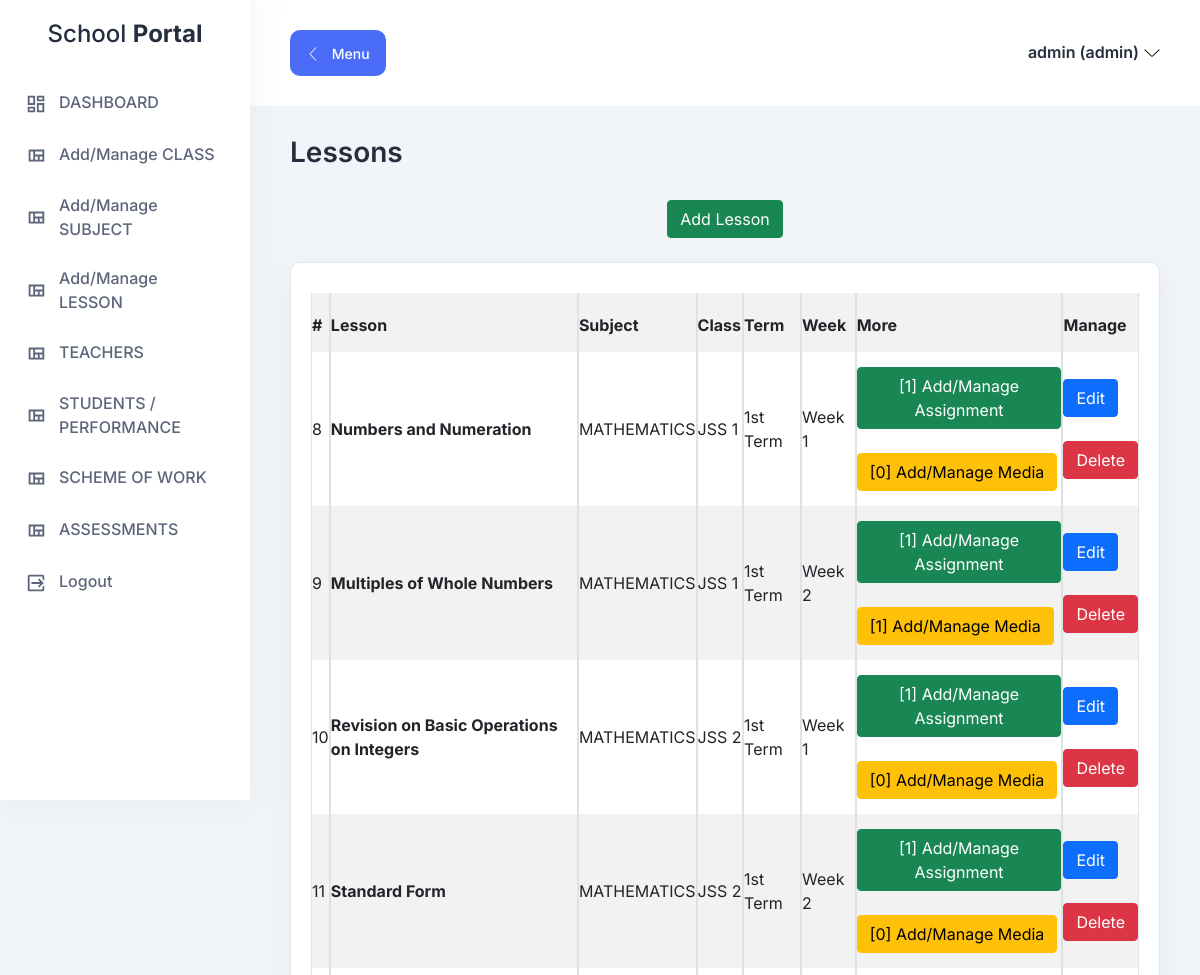
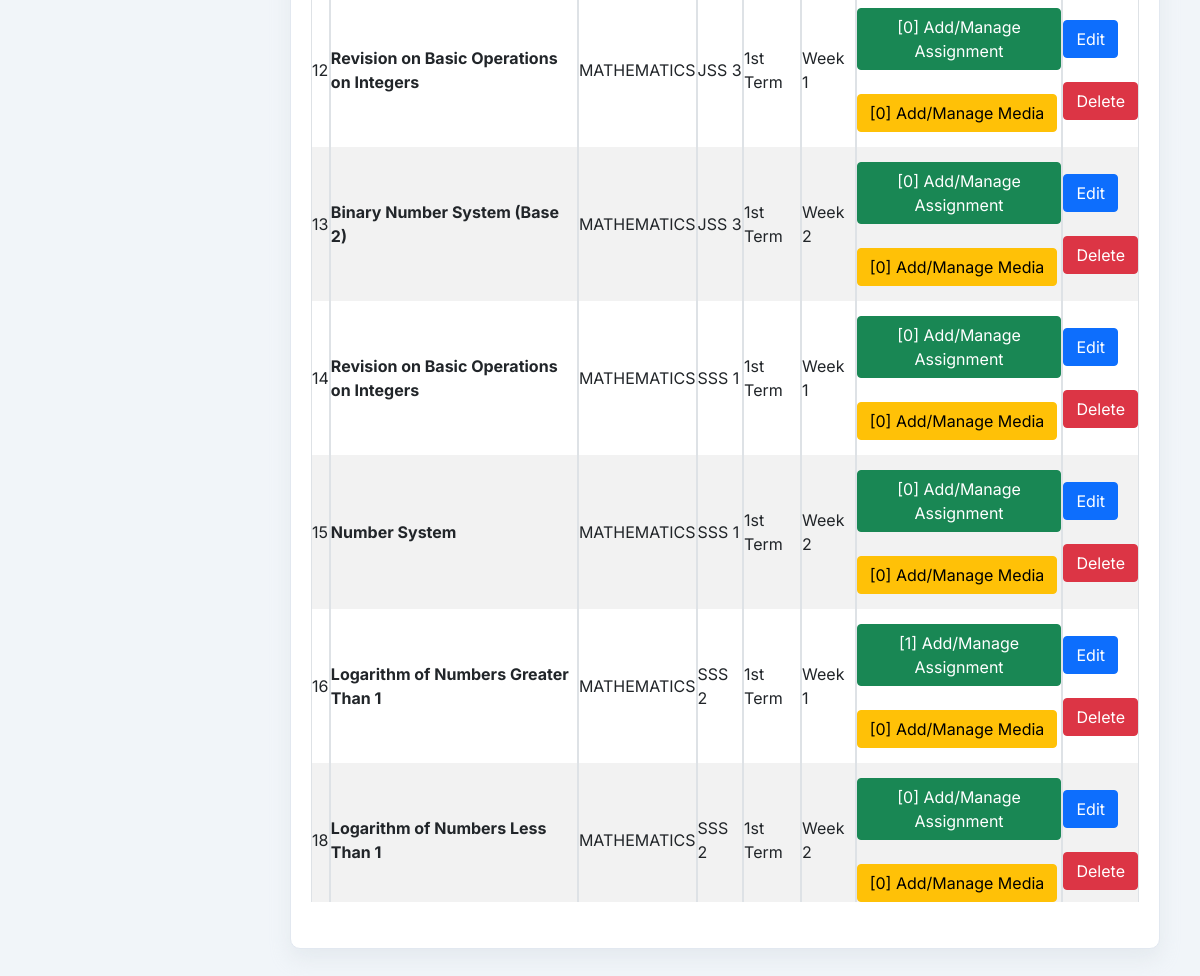
Page /lesson (signed in) on the committed database (2 pictures, top to bottom).
### tables this page shows
CREATE TABLE "lesson_td" (
	"lesson_id"	INTEGER,
	"lesson_title"	TEXT,
	"lesson_detail"	text,
	"subject"	TEXT,
	"class_id"	TEXT,
	"term"	TEXT,
	"week"	TEXT,
	"link_to_cbt"	TEXT,
	PRIMARY KEY("lesson_id")
);

CREATE TABLE "subjects_tb" (
	"subject_id"	INTEGER,
	"subject_name"	TEXT,
	"class_id"	TEXT,
	"term"	TEXT,
	PRIMARY KEY("subject_id")
);

CREATE TABLE "class_tb" (
	"id"	INTEGER,
	"class_name"	TEXT,
	PRIMARY KEY("id")
);

CREATE TABLE "terms_tb" (
	"id"	INTEGER,
	"term"	TEXT,
	PRIMARY KEY("id")
);

CREATE TABLE "week_tb" (
	"id"	INTEGER,
	"week_num"	TEXT,
	PRIMARY KEY("id")
);

### lesson_blueprint.py (the view)
@lesson_blueprint.route('/lesson', methods =['GET'])
def lesson():
    if 'loggedin' in session and session['level']=="admin":
        cursor.execute('SELECT * FROM lesson_td')
        data_lesson = cursor.fetchall()
    elif 'loggedin' in session and session['level']=="teacher":
        teacher_subject = session['subject']
        teacher_class = session['class']
        cursor.execute(f'SELECT * FROM lesson_td WHERE subject={teacher_subject} AND class_id={teacher_class} ')
        data_lesson = cursor.fetchall()
    elif 'loggedin' in session and session['level']=="student":
        student_class = session['class']
        cursor.execute(f'SELECT * FROM lesson_td WHERE class_id={student_class} ')
        data_lesson = cursor.fetchall()
    else:
        return redirect(url_for('login'))
    cursor.execute('SELECT * FROM subjects_tb')
    data_subject = cursor.fetchall()
    cursor.execute('SELECT * FROM class_tb')
    data_class = cursor.fetchall()
    cursor.execute('SELECT * FROM terms_tb')
    data_term = cursor.fetchall()
    cursor.execute('SELECT * FROM week_tb')
    data_week = cursor.fetchall()
    cursor.execute('SELECT lesson_id FROM lesson_assignment')
    data_assignment = cursor.fetchall()
    cursor.execute('SELECT lesson_id FROM  lesson_upload_td')
    data_media = cursor.fetchall()
    return render_template('lesson_list.html', data_week=data_week , data_lesson=data_lesson, data_subject=data_subject, data_class=data_class, data_term=data_term, data_assignment=data_assignment, data_media=data_media)

### templates/lesson_list.html (shortened to what this page needs)
{% extends "layout.html" %}
{% block content %}
      <section class="section">
        <div class="container-fluid">
          <div class="title-wrapper pt-30">
            <div class="row align-items-center">
              <div class="col-md-6">
                <div class="title mb-30">
                  <h2>Lessons</h2>
                </div>
              </div>
            </div>
          </div>
          <p align='center'><a href="{{ url_for('lesson_blueprint.lesson_input') }} " class='btn btn-success'>Add Lesson</a></p>
          <br/>
          <div class="col-xl-12 col-lg-12 col-sm-12">
              <div class="icon-card mb-100">
                <div class="table-wrapper table-responsive" style="width: 100%">
                  <table class="table table-hover table-striped table-bordered" >
                        <tr>
                            <th>#</th>
                            <th>Lesson</th>
                            <th>Subject</th>
                            <th>Class</th>
                            <th>Term</th>
                            <th>Week</th>
                            <th>More</th>
                            <th>Manage</th>
                        </tr>
                        {%for data_lesson in data_lesson%}
                            <tr>
                            <td>{{ data_lesson[0] }}</td>
                            <td><b>{{ data_lesson[1] }}</b></td>
                            {%for subject in data_subject%}
                                  {% set subject_id = subject[0] | int %}
                                  {% set lesson_subject_id = data_lesson[3] | int %}
                                  {% if subject_id == lesson_subject_id %}
                                    <td>{{ subject[1] }}</td>
                                  {% endif %}
                            {%endfor%}
                            {%for class_val in data_class%}
                                {% set class_id = class_val[0] | int %}
                                {% set lesson_class_id = data_lesson[4] | int %}
                                {% if class_id == lesson_class_id %}
                                  <td>{{ class_val[1] }}</td>
                                {% endif %}
                            {%endfor%}
                            {%for term in data_term%}
                                  {% set term_id = term[0] | int %}
                                  {% set subject_term_id = data_lesson[5] | int %}
                                  {% if term_id == subject_term_id %}
                                    <td>{{ term[1] }}</td>
                                  {% endif %}
                            {%endfor%}
                            {%for week in data_week%}
                                  {% set week_id = week[0] | int %}
                                  {% set subject_week_id = data_lesson[6] | int %}
                                  {% if week_id == subject_week_id %}
                                    <td>Week {{ week[1] }}</td>
                                  {% endif %}
                            {%endfor%}
                            <td>
                              {% set count = namespace(value=0) %}
                              {% for data_assignment in data_assignment %}
                                  {% if data_assignment[0] | int == data_lesson[0]  | int %}
                                      {% set count.value = count.value + 1 %}
                                  {% endif %}
                              {% endfor %}
                              {% set count2 = namespace(value=0) %}
                              {% for data_media in data_media %}
                                  {% if data_media[0] | int == data_lesson[0]  | int %}
                                      {% set count2.value = count2.value + 1 %}
                                  {% endif %}
                              {% endfor %}
                                  <a href="{{ url_for('lesson_assignment_blueprint.assignment', value=data_lesson[0]) }}" class='btn btn-success'>[{{ count.value }}] Add/Manage Assignment</a>
                                  <br/><br/>
                                  <a href="{{ url_for('lesson_more_blueprint.lesson_more', value=data_lesson[0]) }}" class='btn btn-warning'>[{{ count2.value }}] Add/Manage Media</a>
                            </td>
                            <td>
                              <a href="lesson_input?task=edit&value={{data_lesson[0]}}" class='btn btn-primary'>Edit</a>
                              <br/><br/>
                              <a href="delete_lesson?value={{data_lesson[0]}}" class='btn btn-danger' onclick="return confirm('Are you sure you want to delete?')">Delete</a></td>
                          </tr>
                        {%endfor%}
                    </table>
                  </div>
              </div>
            </div>
        </div>
      </section>
{% endblock %}

### static/assets/css/fullcalendar.css (style rules this page uses)
:root { --fc-daygrid-event-dot-width: 8px; }
:root { --fc-list-event-dot-width: 10px; --fc-list-event-hover-bg-color: #f5f5f5; }

### rows in the picture
lesson_td: lesson_id "8", lesson_title "Numbers and Numeration", value "1", value "0"
subjects_tb: subject_name "MATHEMATICS"
class_tb: class_name "JSS 1"
terms_tb: term "1st Term"
week_tb: week_num "1"
lesson_td: lesson_id "9", lesson_title "Multiples of Whole Numbers", value "1"
week_tb: week_num "2"
lesson_td: lesson_id "10", lesson_title "Revision on Basic Operations on Integers", value "1", value "0"
subjects_tb: subject_name "MATHEMATICS"
class_tb: class_name "JSS 2"
lesson_td: lesson_id "11", lesson_title "Standard Form", value "1", value "0"
lesson_td: lesson_id "12", lesson_title "Revision on Basic Operations on Integers", value "0"
subjects_tb: subject_name "MATHEMATICS"
class_tb: class_name "JSS 3"
lesson_td: lesson_id "13", lesson_title "Binary Number System (Base 2)", value "0"
lesson_td: lesson_id "14", lesson_title "Revision on Basic Operations on Integers", value "0"
subjects_tb: subject_name "MATHEMATICS"
class_tb: class_name "SSS 1"
lesson_td: lesson_id "15", lesson_title "Number System", value "0"
lesson_td: lesson_id "16", lesson_title "Logarithm of Numbers Greater Than 1", value "1", value "0"
subjects_tb: subject_name "MATHEMATICS"
class_tb: class_name "SSS 2"
lesson_td: lesson_id "18", lesson_title "Logarithm of Numbers Less Than 1", value "0"

### other values in the picture
{{ session.login_sname }} "admin"
{{ session.level }} "admin"
